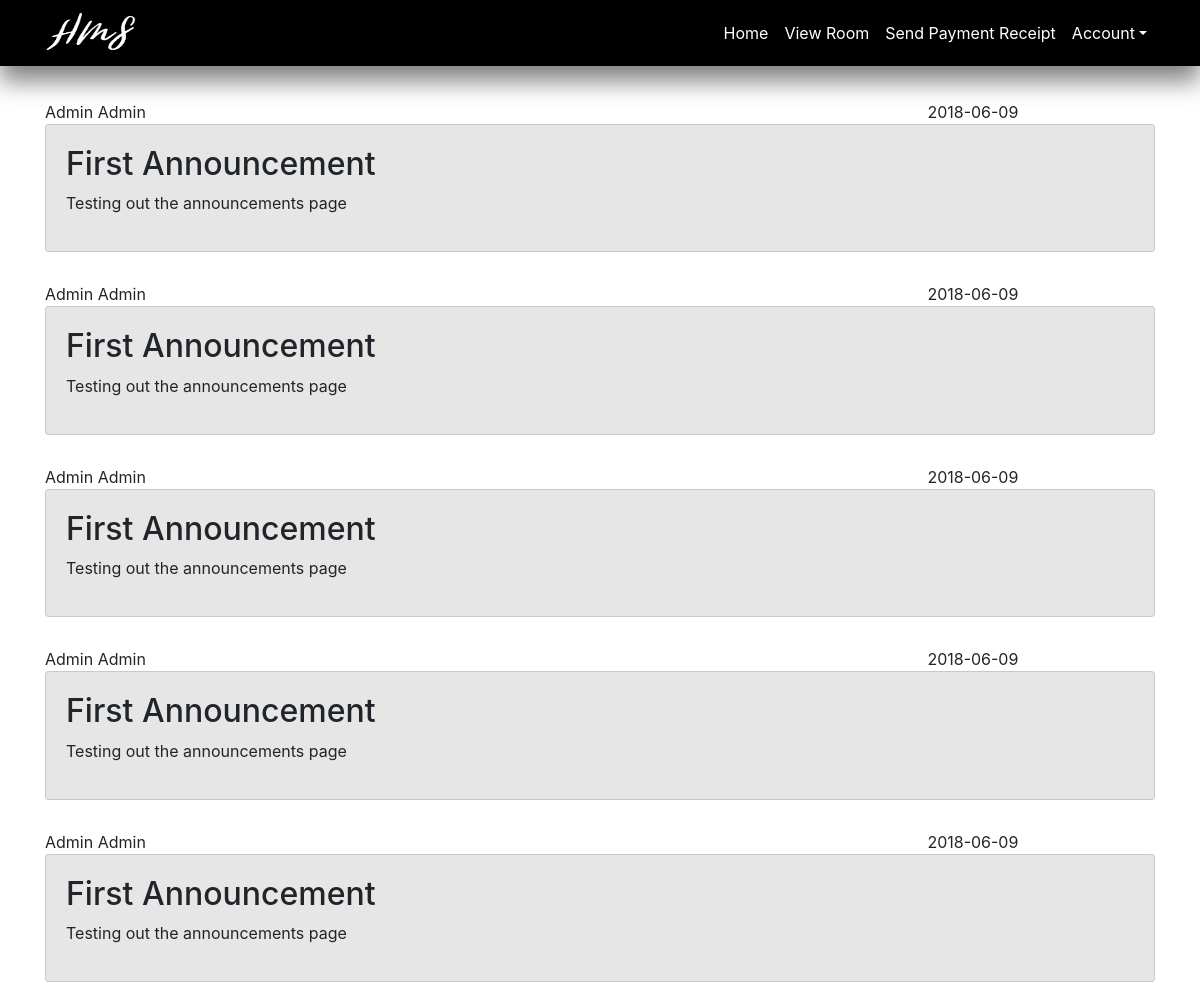
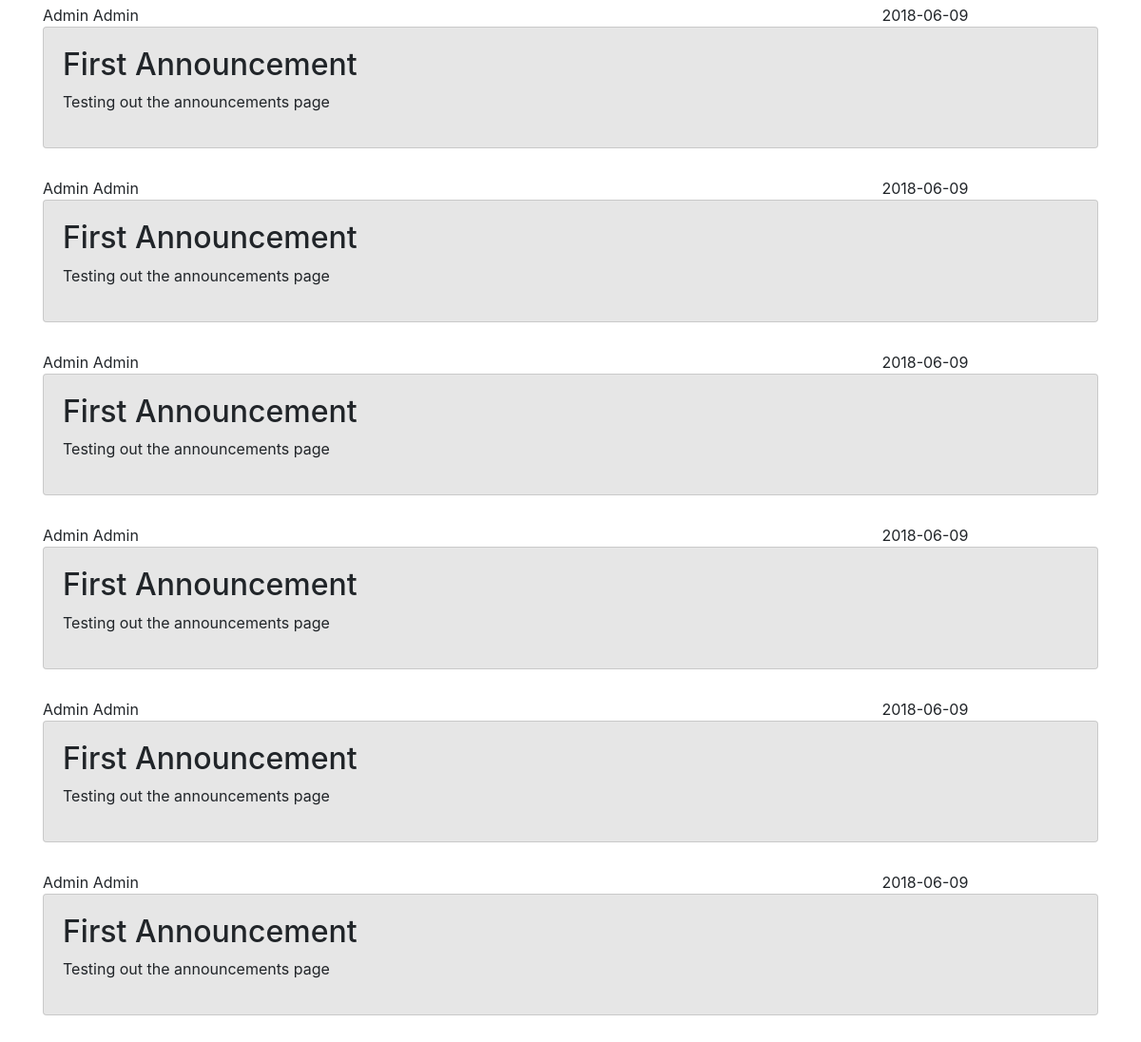
/student/announcement (signed in), run on the app's committed database (2 pictures, top to bottom).
### HMS/models.py (models this page shows, shortened)
class Announcement(db.Model):
    __tablename__ = "announcements"
    id = db.Column(db.Integer, primary_key=True)
    subject = db.Column(db.String(100), nullable=False)
    date_posted = db.Column(db.DateTime, nullable=False, default=datetime.utcnow)
    message = db.Column(db.Text, nullable=False)
    user_id = db.Column(db.Integer, db.ForeignKey('users.id'), nullable=False)

class User(db.Model, UserMixin):
    __tablename__ = "users"
    id = db.Column(db.Integer, primary_key=True)
    firstname = db.Column(db.String(20), nullable=False)
    lastname = db.Column(db.String(20), nullable=False)
    email = db.Column(db.String(120), unique=True, nullable=False)
    number = db.Column(db.String(10), unique=True, nullable=False)
    gender = db.Column(db.String(10), nullable=False)
    role = db.Column(db.String(10), nullable=False, default="student")
    password = db.Column(db.String(60), nullable=False)
    hostel_id = db.Column(db.Integer, db.ForeignKey('hostels.hostel_id'))
    room_id = db.Column(db.String, db.ForeignKey('rooms.room_num'))
    images = db.relationship('Images', backref='user')
    announcements = db.relationship('Announcement', backref='user')

### HMS/routes.py (the view)
@app.route("/student/announcement")
@login_required
def student_announcement():
  user = User.query.filter_by(id=current_user.id).first()
  announcement = Announcement.query.order_by(Announcement.date_posted.desc())
  return render_template('student_announcement_page.html',user=user,announcement = announcement)

### HMS/__init__.py (called while the page is built)
@app.before_request
def make_session_permanent():
    session.permanent = True
    app.permanent_session_lifetime = timedelta(minutes=60)

### HMS/models.py (called while the page is built)
@login_manager.user_loader
def load_user(user_id):
    return User.query.get(int(user_id))

### HMS/templates/student_announcement_page.html
{% extends "student_layout.html" %}
{% block content %}
    {% for announcement in announcement%}
        <div class="row">
            <div class="container" style="margin-bottom: 30px">
                <div>
                    <a>{{ announcement.user.firstname }} </a><a>{{ announcement.user.lastname }}</a>
                    <a style="position: relative; left: 70%">{{ announcement.date_posted.strftime('%Y-%m-%d') }}</a>
                </div>
                <div class="card w-85" style="background-color: #E6E6E6">
                    <div class="card-body">
                        <h2><a class="article-title">{{ announcement.subject }}</a></h2>
                        <p class="article-content">{{ announcement.message }}</p>
                    </div>
                </div>
          </div>
        </div>
    {%endfor%}
{% endblock%}

### data on the page
Announcement: user.firstname "Admin", user.lastname "Admin", date_posted "2018-06-09", subject "First Announcement", message "Testing out the announcements page"
Announcement: user.firstname "Admin", user.lastname "Admin", date_posted "2018-06-09", subject "First Announcement", message "Testing out the announcements page"
Announcement: user.firstname "Admin", user.lastname "Admin", date_posted "2018-06-09", subject "First Announcement", message "Testing out the announcements page"
Announcement: user.firstname "Admin", user.lastname "Admin", date_posted "2018-06-09", subject "First Announcement", message "Testing out the announcements page"
Announcement: user.firstname "Admin", user.lastname "Admin", date_posted "2018-06-09", subject "First Announcement", message "Testing out the announcements page"
Announcement: user.firstname "Admin", user.lastname "Admin", date_posted "2018-06-09", subject "First Announcement", message "Testing out the announcements page"
Announcement: user.firstname "Admin", user.lastname "Admin", date_posted "2018-06-09", subject "First Announcement", message "Testing out the announcements page"
Announcement: user.firstname "Admin", user.lastname "Admin", date_posted "2018-06-09", subject "First Announcement", message "Testing out the announcements page"
Announcement: user.firstname "Admin", user.lastname "Admin", date_posted "2018-06-09", subject "First Announcement", message "Testing out the announcements page"
Announcement: user.firstname "Admin", user.lastname "Admin", date_posted "2018-06-09", subject "First Announcement", message "Testing out the announcements page"
Announcement: user.firstname "Admin", user.lastname "Admin", date_posted "2018-06-09", subject "First Announcement", message "Testing out the announcements page"
